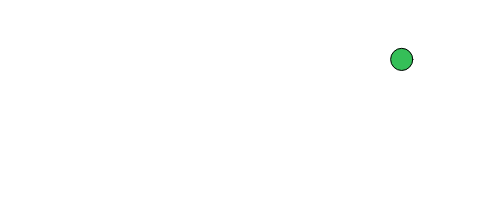
Frame 1 (no input)
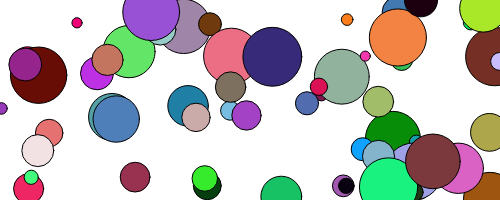
Frame 60 (no input)
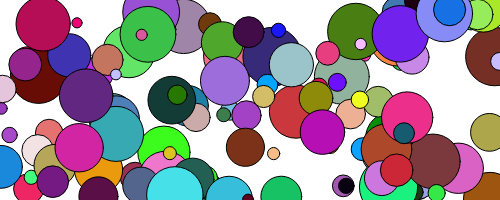
Frame 120 (the mouse pressed at the canvas centre since frame 60)

The p5.js sketch that drew these frames (run headless with seeded random() and noise() and a simulated clock; from frame 60 on, the mouse is pressed at the canvas centre):

// p5.js sketch
// ── sketch.js
function setup(){
  createCanvas(500,200);
}

function draw(){
  //background(0,255,0);
  print(random(width));
  fill(random(255),random(255),random(255)); 
  circle(random(width), random(height), random(10,60));
  
}
